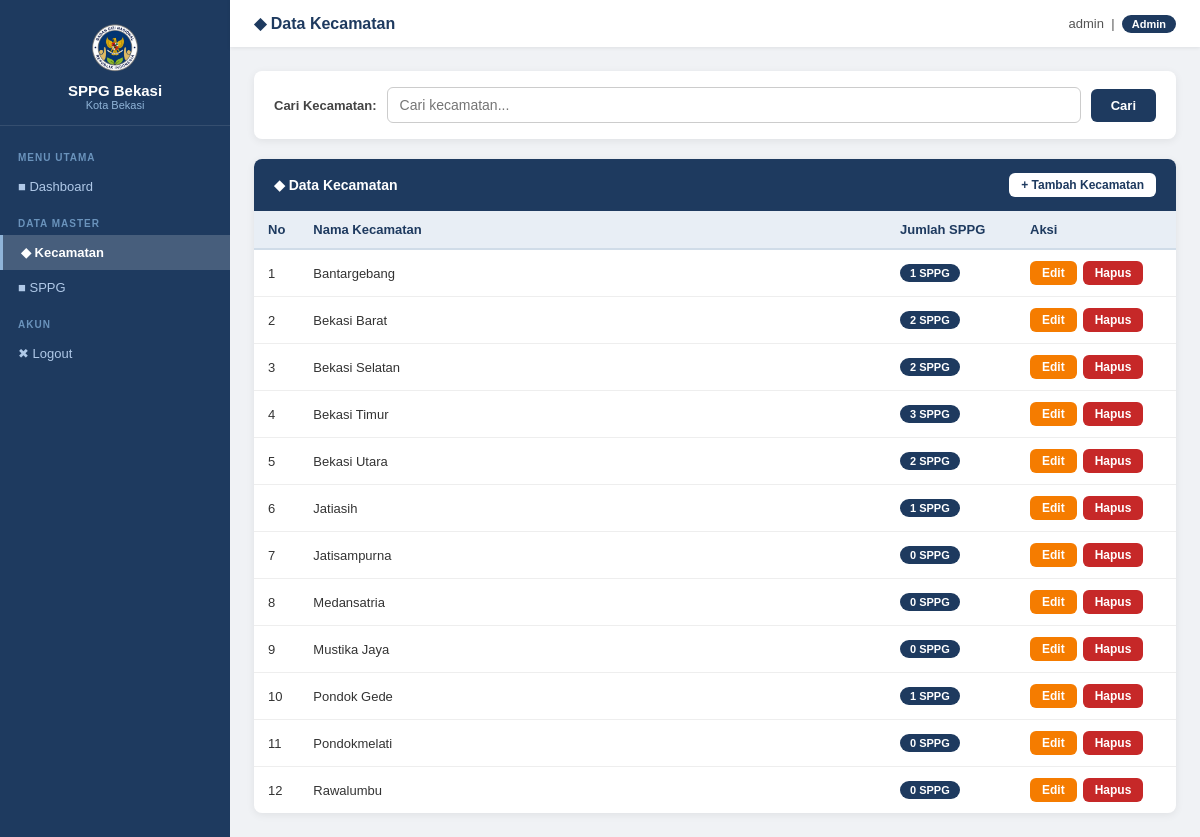
/admin/kecamatan/index.php (signed in), run on the app's committed database.
### tables this page shows
CREATE TABLE `kecamatan` (
  `id_kecamatan` int(11) NOT NULL AUTO_INCREMENT,
  `nama_kecamatan` varchar(100) DEFAULT NULL,
  PRIMARY KEY (`id_kecamatan`)
);

### admin/kecamatan/index.php (the view, shortened to what this page needs)
<?php
include '../../config/koneksi.php';
$cari = "";
if ($cari != "") {
    $ambil = mysqli_query($conn, "
        SELECT * FROM kecamatan
        WHERE nama_kecamatan LIKE '%$cari%'
        ORDER BY nama_kecamatan ASC
    ");
} else {
    $ambil = mysqli_query($conn, "SELECT * FROM kecamatan ORDER BY nama_kecamatan ASC");
}
?>
<!DOCTYPE html>
<html lang="id">
<head>
    <link rel="stylesheet" href="../../assets/css/style.css">
</head>
<body>
<div class="layout-admin">
    <?php include '../../includes/sidebar.php'; ?>
    <div class="konten-admin">
        <div class="topbar">
            <h5>&#9670; Data Kecamatan</h5>
            <div class="info-user">
                <?php echo $_SESSION['username']; ?>
                &nbsp;|&nbsp;
                <?php if ($_SESSION['role'] == 'admin') { ?>
                    <span class="badge badge-biru">Admin</span>
                <?php } else { ?>
                    <span class="badge badge-abu">User</span>
                <?php } ?>
            </div>
        </div>
        <div class="area-konten">
            <form method="GET" action="index.php">
                <div class="kotak-cari">
                    <label>Cari Kecamatan:</label>
                          <input type="text" name="cari" placeholder="Cari kecamatan..."
                              value="<?php echo $cari; ?>">
                    <button type="submit">Cari</button>
                </div>
            </form>
            <div class="kotak-tabel">
                <div class="header-tabel">
                    <span>&#9670; Data Kecamatan</span>
                    <?php if ($_SESSION['role'] == 'admin') { ?>
                        <a href="tambah.php" class="tombol tombol-kecil" style="background:white; color:#1e3a5f;">
                            + Tambah Kecamatan
                        </a>
                    <?php } ?>
                </div>
                <table>
                    <thead>
                        <tr>
                            <th width="45">No</th>
                            <th>Nama Kecamatan</th>
                            <th width="130">Jumlah SPPG</th>
                            <?php if ($_SESSION['role'] == 'admin') { ?>
                            <th width="160">Aksi</th>
                            <?php } ?>
                        </tr>
                    </thead>
                    <tbody>
                        <?php
                        $no = 1;
                        while ($baris = mysqli_fetch_array($ambil)) {
                            $hitung = mysqli_query($conn, "SELECT COUNT(*) as total FROM sppg WHERE id_kecamatan = " . $baris['id_kecamatan']);
                            $jml    = mysqli_fetch_array($hitung);
                        ?>
                        <tr>
                            <td><?php echo $no; ?></td>
                            <td><?php echo $baris['nama_kecamatan']; ?></td>
                            <td>
                                <span class="badge badge-biru"><?php echo $jml['total']; ?> SPPG</span>
                            </td>
                            <?php if ($_SESSION['role'] == 'admin') { ?>
                            <td>
                                <div class="aksi-grup">
                                    <a href="edit.php?id=<?php echo $baris['id_kecamatan']; ?>"
                                       class="tombol tombol-kuning tombol-kecil">Edit</a>
                                    <a href="hapus.php?id=<?php echo $baris['id_kecamatan']; ?>"
                                       class="tombol tombol-merah tombol-kecil"
                                       onclick="return confirm('Yakin menghapus kecamatan ini? Semua SPPG di dalamnya juga akan terhapus!')">Hapus</a>
                                </div>
                            </td>
                            <?php } ?>
                        </tr>
                        <?php
                            $no++;
                        }
                        ?>
                    </tbody>
                </table>
            </div>
        </div>
    </div>
</div>
</body>
</html>

### assets/css/style.css (style rules this page uses)
* { margin: 0; padding: 0; box-sizing: border-box; }
body { position: relative; min-height: 100vh; font-family: Arial, sans-serif; background-color: #f0f2f5; color: #333; font-size: 14px; }
body::before { content: ""; position: fixed; top: 0; left: 0; width: 100%; height: 100%; background: url("../images/logo-sppg.png") center center no-repeat; background-size: 45%; opacity: 0.09; pointer-events: none; z-index: -1; }
a { text-decoration: none; color: inherit; }
.tombol { display: inline-block; padding: 10px 18px; border-radius: 6px; font-size: 14px; font-family: Arial, sans-serif; font-weight: bold; cursor: pointer; border: none; transition: opacity 0.2s, transform 0.1s; text-align: center; }
.tombol-kuning { background-color: #f57c00; color: white; }
.tombol-merah { background-color: #c62828; color: white; }
.tombol-kecil { padding: 5px 12px; font-size: 12px; }
.layout-admin { display: flex; min-height: 100vh; }
.konten-admin { flex: 1; display: flex; flex-direction: column; }
.topbar { background: white; padding: 14px 24px; display: flex; align-items: center; box-shadow: 0 1px 4px rgba(0, 0, 0, 0.08); }
.topbar h5 { font-size: 16px; color: #1e3a5f; font-weight: bold; }
.topbar .info-user { margin-left: auto; font-size: 13px; color: #555; }
.area-konten { padding: 24px; flex: 1; }
.kotak-cari { background: white; border-radius: 8px; box-shadow: 0 2px 8px rgba(0, 0, 0, 0.07); padding: 16px 20px; margin-bottom: 20px; display: flex; align-items: center; gap: 10px; flex-wrap: wrap; }
.kotak-cari label { font-weight: bold; font-size: 13px; color: #444; white-space: nowrap; }
.kotak-cari input[type="text"] { flex: 1; min-width: 180px; padding: 9px 12px; border: 1px solid #ccc; border-radius: 6px; font-size: 14px; font-family: Arial, sans-serif; }
.kotak-cari button { padding: 9px 20px; background-color: #1e3a5f; color: white; border: none; border-radius: 6px; font-size: 13px; font-family: Arial, sans-serif; font-weight: bold; cursor: pointer; transition: opacity 0.2s; }
.kotak-tabel { background: white; border-radius: 8px; box-shadow: 0 2px 8px rgba(0, 0, 0, 0.07); overflow: hidden; }
.kotak-tabel .header-tabel { background-color: #1e3a5f; color: white; padding: 14px 20px; font-weight: bold; font-size: 14px; display: flex; align-items: center; justify-content: space-between; }
table { width: 100%; border-collapse: collapse; }
table thead tr { background-color: #e8eef5; }
table thead th { padding: 11px 14px; text-align: left; font-size: 13px; font-weight: bold; color: #1e3a5f; border-bottom: 2px solid #d0dce8; }
table tbody tr { border-bottom: 1px solid #eee; transition: background 0.15s; }
table tbody td { padding: 11px 14px; font-size: 13px; vertical-align: middle; }
table tbody tr:last-child { border-bottom: none; }
.badge { display: inline-block; padding: 3px 10px; border-radius: 20px; font-size: 11px; font-weight: bold; }
.badge-biru { background-color: #1e3a5f; color: white; }
.aksi-grup { display: flex; gap: 6px; align-items: center; }

### data on the page
kecamatan: nama_kecamatan "Bantargebang", total "1"
kecamatan: nama_kecamatan "Bekasi Barat", total "2"
kecamatan: nama_kecamatan "Bekasi Selatan", total "2"
kecamatan: nama_kecamatan "Bekasi Timur", total "3"
kecamatan: nama_kecamatan "Bekasi Utara", total "2"
kecamatan: nama_kecamatan "Jatiasih", total "1"
kecamatan: nama_kecamatan "Jatisampurna", total "0"
kecamatan: nama_kecamatan "Medansatria", total "0"
kecamatan: nama_kecamatan "Mustika Jaya", total "0"
kecamatan: nama_kecamatan "Pondok Gede", total "1"
kecamatan: nama_kecamatan "Pondokmelati", total "0"
kecamatan: nama_kecamatan "Rawalumbu", total "0"

### other printed values
$_SESSION['username'] "admin"
